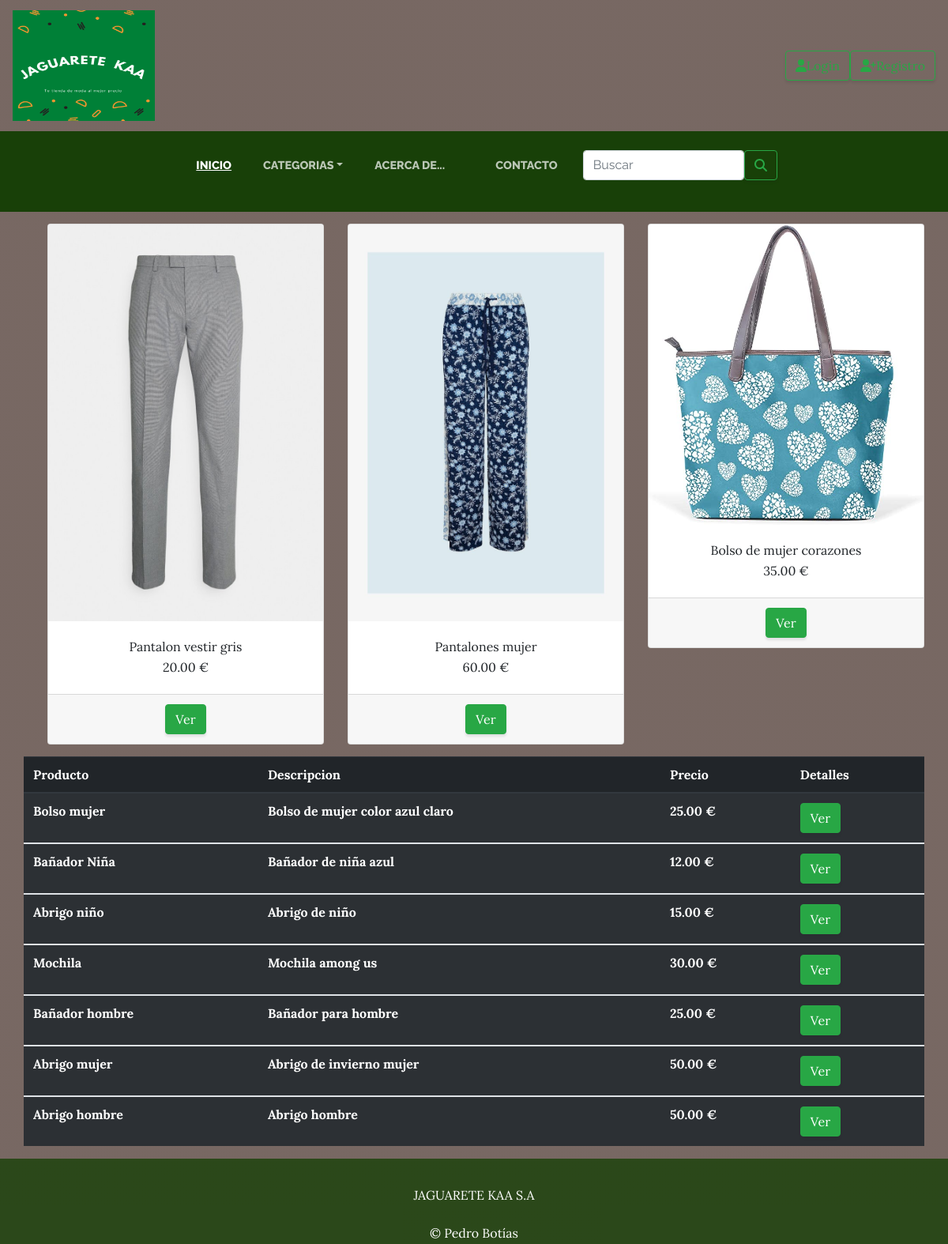
The page / on the database its author committed.
### productos/models.py (models this page shows, shortened)
class Producto(models.Model):
    nombre = models.CharField(max_length=50)
    categorias = models.ForeignKey(Categoria, related_name="productos", on_delete=models.CASCADE)
    imagen = models.ImageField(upload_to='tienda', null=True, blank=True)
    precio = models.FloatField()
    descripcion = models.TextField(max_length=250)
    created = models.DateTimeField(auto_now_add=True)
    updated = models.DateTimeField(auto_now_add=True)
    class Meta:
        verbose_name = 'Producto'
        verbose_name_plural ='Productos'
        ordering = ['-created']

### productos/views.py (the view)
# urls.py: path('', views.productos, name='Productos'),
def productos(request):
    productos = Producto.objects.all()
    return render(request,'productos/productos.html',{'productos': productos[:3], 'resto_productos':productos[3:10]})

### carro/context_processor.py (called while the page is built)
def importe_total_carro(request):
    total = 0.0
    if request.user.is_authenticated:
        if 'carro' in request.session:
            for key, value in request.session["carro"].items():
                total = total + float(value["precio"])
    return {"importe_total_carro":total}

### productos/context_processors.py (called while the page is built)
def listarCategorias(request):
    categorias = Categoria.objects.all()
    return {'categorias': categorias}

### productos/templates/productos/productos.html
{% extends 'tiendaApp/base.html' %}
{% load static %}
{% block content %}
<div class="container">
    <div class="row">
{% for producto in productos %}
        <div class="col-md-4">
            <div class="card" style="width: 100%; margin: 15px 15px;">
                <img src="{{ producto.imagen.url }}" class="card-img-top">
                <div class="card-body" style="text-align: center;">
                    <h7 class="card-title">{{ producto.nombre }}</h7>
                    <p class="card-text">{{ producto.precio|floatformat:2 }}&nbsp;€ </p>
                </div>
                    <div class="card-footer text-center">
                        <a href="{% url 'Producto_detalle' producto.id %}" class="btn btn-success">Ver</a>
                    </div>
            </div>
        </div>
{% endfor %}
<div class="container">
    <div class="row">
        <table class="table table-dark table-striped">
            <thead>
            <tr>
            <th scope="col">Producto</th>
            <th scope="col">Descripcion</th>
            <th scope="col">Precio</th>
            <th scope="col">Detalles</th>
            </tr>
            </thead>
        {% for producto in resto_productos %}
        <tbody>
            <tr>
            <th scope="row">{{ producto.nombre }}</th>
            <th scope="row">{{ producto.descripcion }}</th>
            <th scope="row">{{ producto.precio|floatformat:2 }}&nbsp;€</th>
            <th scope="row"><a href="{% url 'Producto_detalle' producto.id %}" class="btn btn-success">Ver</a></th>
            </tr>
        </tbody>
        {% endfor %}
        </table>
    </div>
</div>
</div>
</div>
{% endblock %}

### tiendaApp/templates/tiendaApp/base.html (shortened to what this page needs)
<html>
<head>
  {% load static %}
    <link href="{% static 'tiendaApp/vendor/bootstrap/css/bootstrap.min.css' %}" rel="stylesheet">
    <link href="{% static 'tiendaApp/vendor/font-awesome\css\font-awesome.min.css' %}" rel="stylesheet" type="text/css">
    <link href="{% static 'tiendaApp/css/gestion.css' %}" rel="stylesheet">
</head>
<body>
<nav class="navbar navbar-expand-sm navbar-light">
<a class="navbar-brand" href="{% url 'Productos' %}">
   <img src="{% static 'tiendaApp/img/logo4.png' %}" alt="" width="180" height="140"></a>
      {% if user.is_authenticated %}
      <div class="collapse navbar-collapse justify-content-end" id="nav-content">
      <ul class="navbar-nav">
      <li class="nav-item">
        <a class="nav-link" href="#" style="color:white;">Bienvenido, {{user.username}}</a>
      </li>
      <li class="nav-item">
         <a class="btn btn-outline-success me-2" href="{% url 'logout' %}">
          <span class="fas fa-sign-in-alt"></span>Logout</a>
      </li>
        {% if not user.is_staff %}
      <li class="nav-item">
        <a class="btn btn-outline-success me-2" href="{% url 'carro:carro' %}">
        Carrito<span class="fas fa-shopping-cart"></span></a>
      </li>
      {% endif %}
      </ul>
      </div>
      {% else %}
      <div class="collapse navbar-collapse justify-content-end" id="nav-content">
      <ul class="navbar-nav">
      <li class="nav-item">
        <a class="btn btn-outline-success me-2" href="{% url 'login' %}">
        <span class="fas fa-user"></span>Login</a>
      </li>
       <li class="nav-item">
        <a class="btn btn-outline-success me-2" href="{% url 'usuarios:registrarse' %}">
         <span class="fas fa-user-plus"></span>Registro</a>
      </li>
      </ul>
      </div>
      {% endif %}
</nav>
 <nav class="navbar navbar-expand-lg navbar-dark py-lg-4" id="mainNav">
    <div class="container">
      <div class="collapse navbar-collapse" id="navbarResponsive">
        <ul class="navbar-nav mx-auto">
          <li class="nav-item {% if request.path == '/' %}active{% endif %} px-lg-4">
            <a class="nav-link text-uppercase text-expanded" href="{% url 'Productos' %}">Inicio</a>
          </li>
          <li class="nav-item dropdown">
          <a class="nav-link dropdown-toggle text-uppercase text-expanded" href="" id="navbarDropdown1" role="button" data-toggle="dropdown" aria-haspopup="true" aria-expanded="false">
            Categorias</a>
        </li>
          <li class="nav-item {% if request.path == '/acercade/' %}active{% endif %} px-lg-4">
            <a class="nav-link text-uppercase text-expanded" href="{% url 'AcercaDe' %}">Acerca de...</a>
          </li>
          <li class="nav-item {% if request.path == '/contacto/' %}active{% endif %} px-lg-4">
            <a class="nav-link text-uppercase text-expanded" href="mailto:jaguarete.KAA@jaguarete.com">Contacto</a>
          </li>
        <li> <form class="d-flex" action="/buscar/?q=">
              <input class="form-control me-2" type="search" placeholder="Buscar" aria-label="Buscar" name="q" value="{{ query|escape }}" method="get">
              <button class="btn btn-outline-success" type="submit" ><i class="fas fa-search"></i></button>
            </form>
      </li>
        </ul>
      </div>
    </div>
  </nav>
{% block content %}
{% endblock %}
    <footer class="footer text-center text-white d-none d-lg-block">
      <div class="container">
        <p class="m-0 mbt">JAGUARETE KAA S.A</p>
        <p class="m-0 mbt1">&copy; Pedro Botías</p>
      </div>
	</footer>
</body>
</html>

### tiendaApp/static/tiendaApp/css/gestion.css (style rules this page uses)
body { font-family: 'Lora'; background: linear-gradient(rgba(47, 23, 15, 0.65), rgba(47, 23, 15, 0.65)), url("../img/bg_main.jpg"); background-attachment: fixed; background-position: center; background-size: cover; }
p { line-height: 1.75; }
#mainNav { background-color: rgba(24, 64, 8); font-family: 'Raleway'; }
#mainNav .navbar-nav .nav-item .nav-link { color: rgba(255, 255, 255, 0.7); font-weight: 800; }
#mainNav .navbar-nav .nav-item.active .nav-link { color: #ffffff; text-decoration: underline; }
@media (min-width: 992px) { #mainNav .navbar-nav .nav-item .nav-link { font-size: 0.9rem; } }
.footer { background-color: rgba(24, 64, 8, 0.8); }
.btn { box-shadow: 0px 3px 3px 0px rgba(33, 37, 41, 0.1); }
.mbt { padding-top: 2rem; }
.mbt1 { padding-top: 1.25rem; }

### rows shown on the page
Producto: imagen (picture), nombre "Pantalon vestir gris", precio "20.00"
Producto: imagen (picture), nombre "Pantalones mujer", precio "60.00"
Producto: imagen (picture), nombre "Bolso de mujer corazones", precio "35.00"
Producto: nombre "Bolso mujer", descripcion "Bolso de mujer color azul claro", precio "25.00"
Producto: nombre "Bañador Niña", descripcion "Bañador de niña azul", precio "12.00"
Producto: nombre "Abrigo niño", descripcion "Abrigo de niño", precio "15.00"
Producto: nombre "Mochila", descripcion "Mochila among us", precio "30.00"
Producto: nombre "Bañador hombre", descripcion "Bañador para hombre", precio "25.00"
Producto: nombre "Abrigo mujer", descripcion "Abrigo de invierno mujer", precio "50.00"
Producto: nombre "Abrigo hombre", descripcion "Abrigo hombre", precio "50.00"
